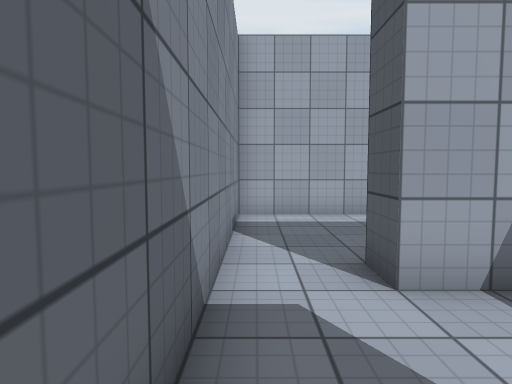
view 1 (above)

24 first-person views from a walk through a Unity game level. The camera is 1.3 m above the floor, tilts 4° down and sees 75° across. The floor is counted in squares, 1 m on a side. Each view is taken from the middle of a square. On the plan, view 1 faces up. The plan holds only what a view shows up to about 14 squares ahead; the rest is blank. Surface patterns are stand-ins for the level's own textures.

view 2
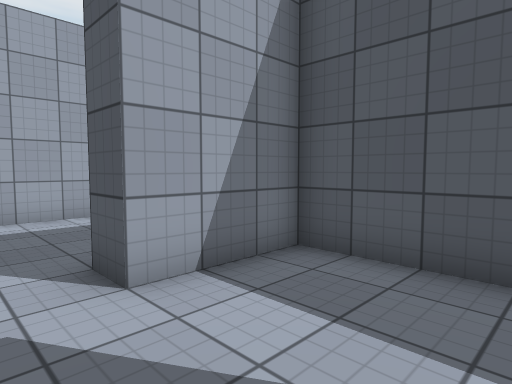

view 3
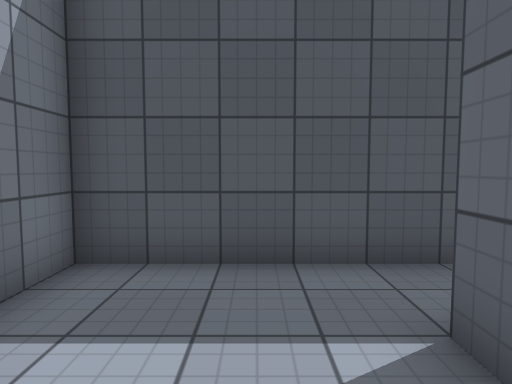

view 4
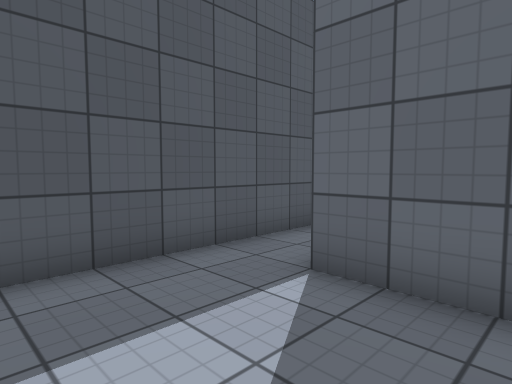

view 5
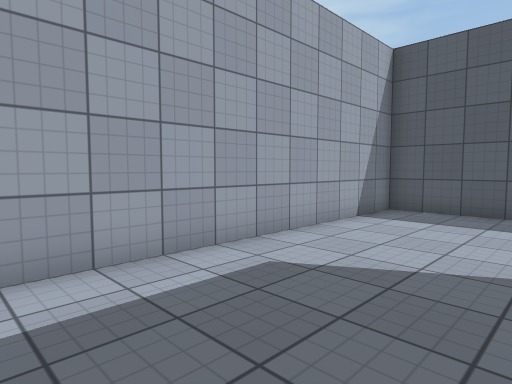

view 6
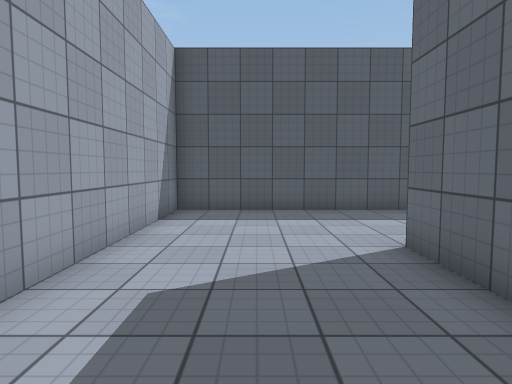

view 7
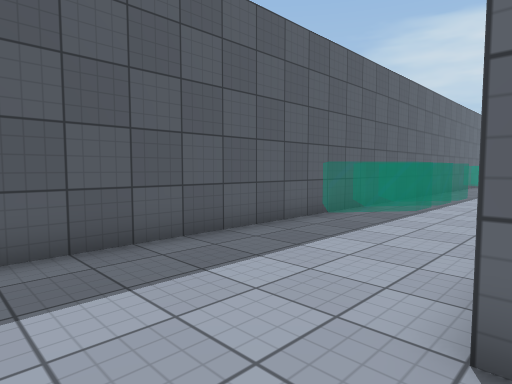

view 8
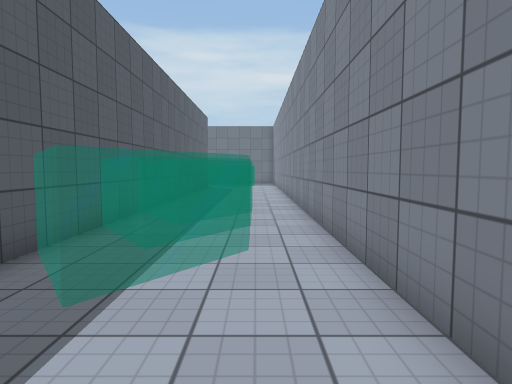

view 9
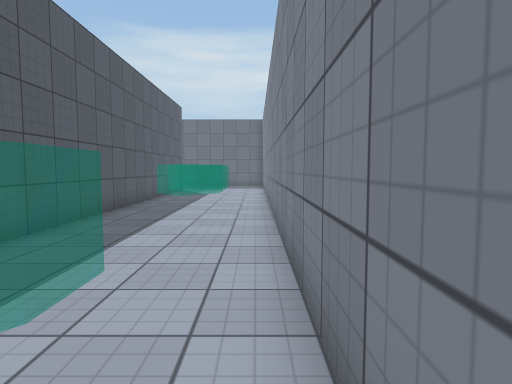

view 10
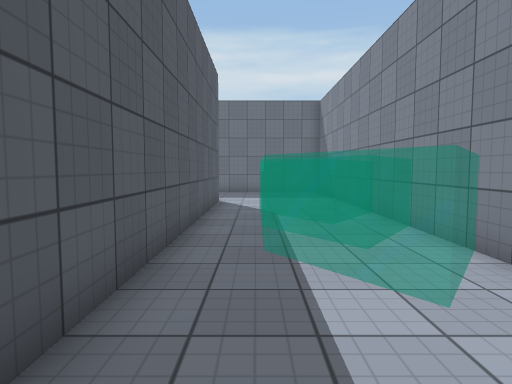

view 11
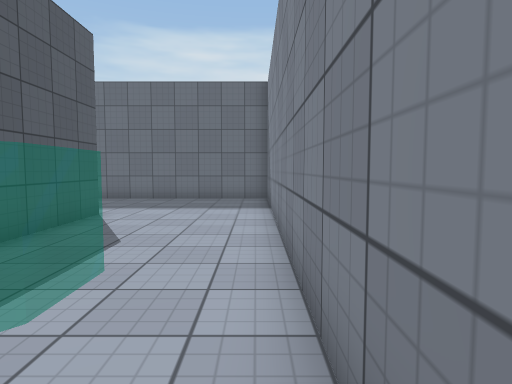

view 12
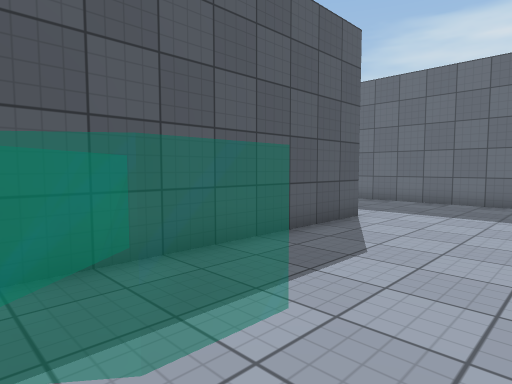

view 13
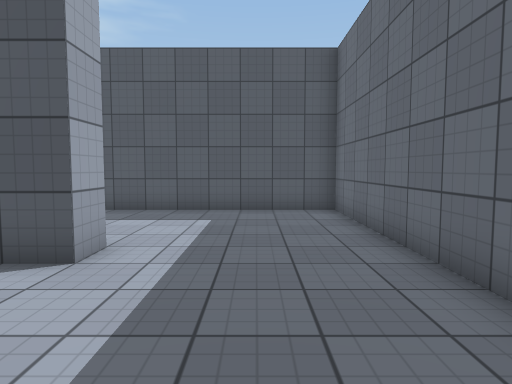

view 14
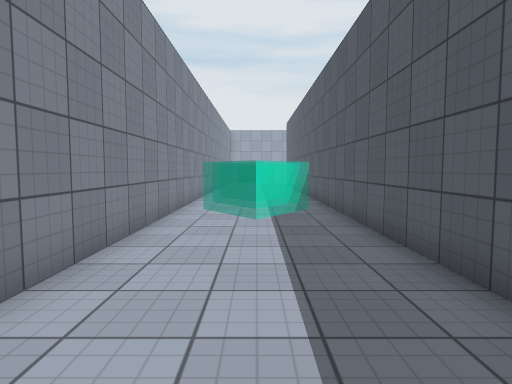

view 15
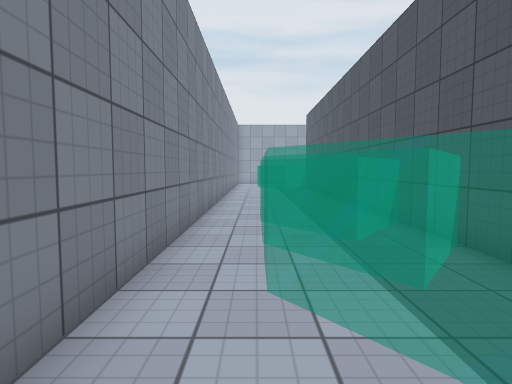

view 16
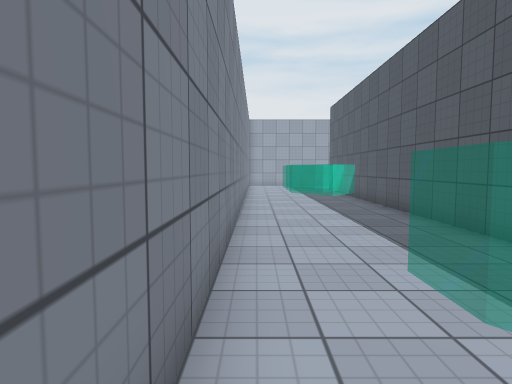

view 17
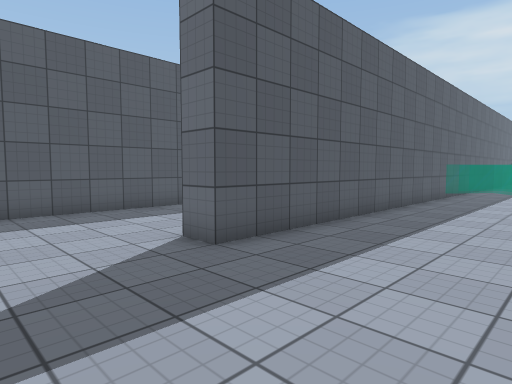

view 18
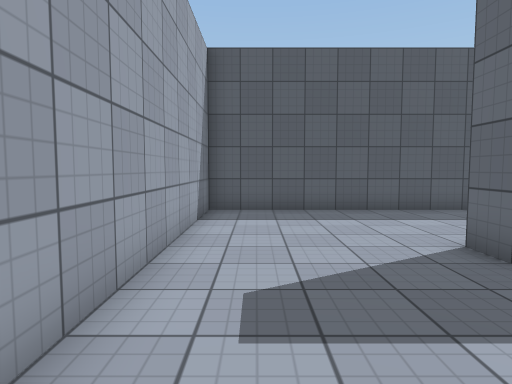

view 19
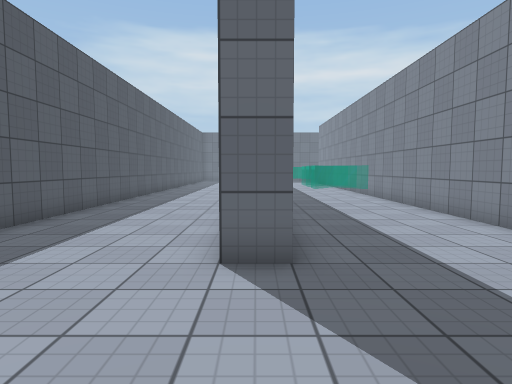

view 20
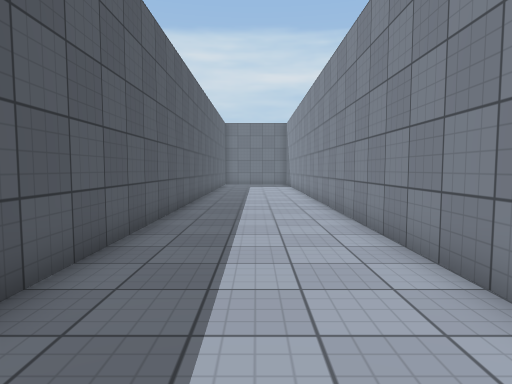

view 21
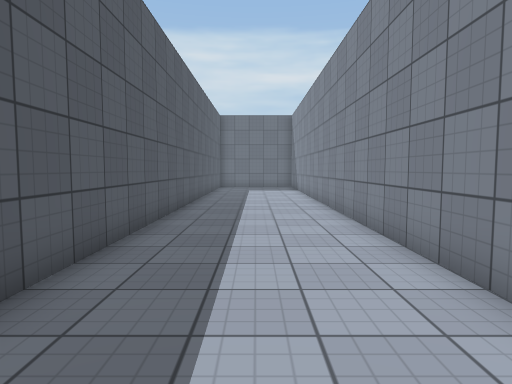

view 22
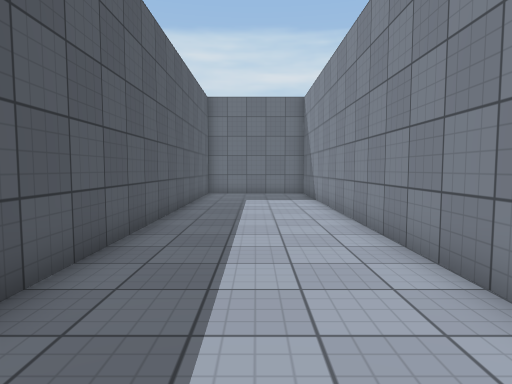

view 23
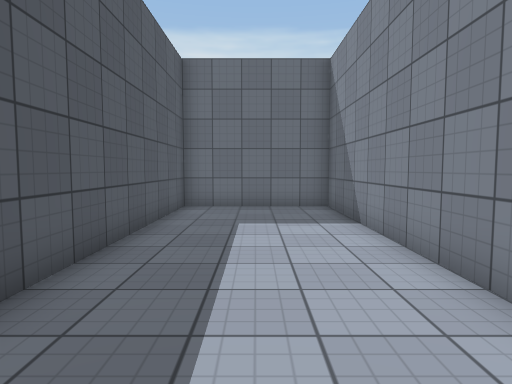

view 24
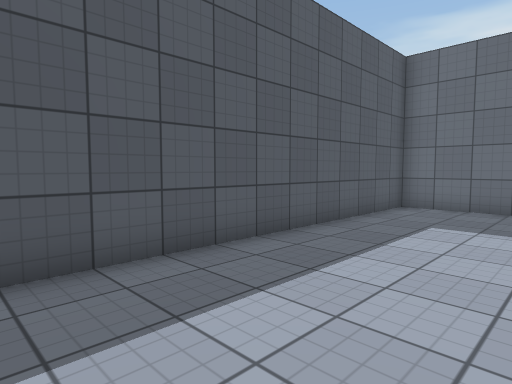

### Floor plan
Ten units are one square. View 1 is at (0, 0); x grows to the right and y downward. Boxes are objects, and circles mark ways between rooms. Rooms are numbered by the first view taken in them; rooms with no view inside come last. Other rooms are left out.
<svg viewBox="-10 -100 240 360">
<path fill="none" stroke="#000" d="M4 5 25 5M45 14 45 -35 15 -35M-5 -35 -5 -5M175 11 175 255 225 255 225 -95 139 -95M115 -19 115 199M55 -21 55 249M115 205 105 205 105 -95 -5 -95 -5 -35M31 -45 55 -45M15 -35 15 -45M78 255 165 255 165 -45 175 -45"/>
<circle cx="5" cy="-40" r="3" fill="#2a7"/>
<text x="20" y="-10">1</text>
<text x="130" y="70">2</text>
</svg>
Room 1 opens to room 2.

Where each view was taken, in squares from view 1:
view 1: 0 up, 0 right, facing up
view 2: 0 up, 0 right, facing up-right
view 3: 1 up, 0 right, facing right
view 4: 3 up, 0 right, facing down-right
view 5: 5 up, 0 right, facing up-right
view 6: 7 up, 0 right, facing right
view 7: 7 up, 5 right, facing down-right
view 8: 4 up, 7 right, facing down
view 9: 0 up, 6 right, facing down
view 10: 7 down, 9 right, facing down
view 11: 11 down, 6 right, facing down
view 12: 12 down, 6 right, facing down-right
view 13: 23 down, 6 right, facing right
view 14: 23 down, 14 right, facing up
view 15: 19 down, 13 right, facing up
view 16: 16 down, 12 right, facing up
view 17: 8 up, 12 right, facing down-right
view 18: 8 up, 12 right, facing right
view 19: 9 up, 17 right, facing down
view 20: 2 up, 20 right, facing down
view 21: 2 down, 20 right, facing down
view 22: 8 down, 20 right, facing down
view 23: 14 down, 20 right, facing down
view 24: 14 down, 18 right, facing down-right
